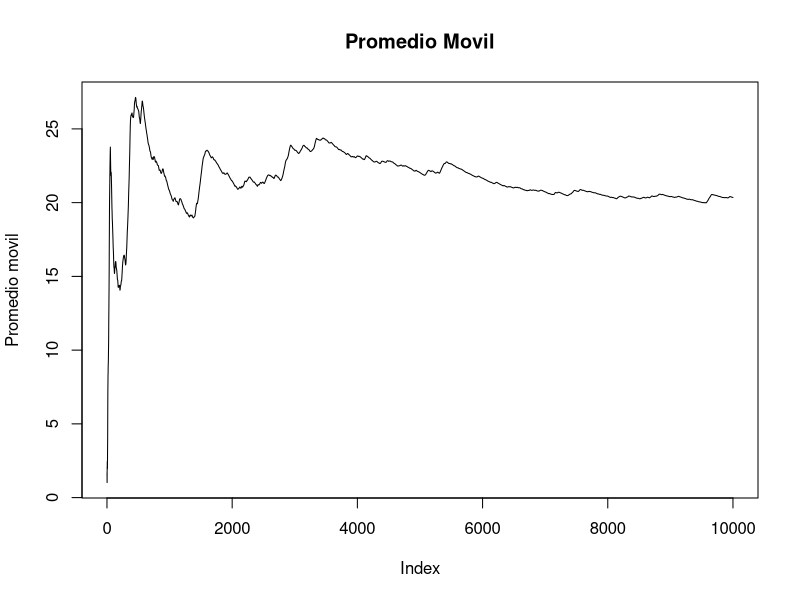

This chart was generated by the following R code:

Lambda <- 0.2
miu <- 0.25
N <- 10000

tLlegada <- rexp(N,Lambda) #tiempo de llegada 
tServicio <- rexp(N,miu) #tiempo de servicio

#tLlegada[1]<-0 ; tServicio[1]<- 0 #ajustamos los tiempo inicial a cero.

tllCliente <- cumsum(tLlegada)#momento en el que llegada cada cliente.

tabla1 <- data.frame(tLlegada,tllCliente)#creamo una tabla para visualizar datos
tabla1

iniServicio <- rep (0,N); iniServicio[1]<- tllCliente[1]
finServicio <- rep (0,N); finServicio[1]<- iniServicio[1]+tServicio[1]

for (n in 2:N) {
    iniServicio[n]=max(tllCliente[n],finServicio[n-1])
    finServicio[n]=iniServicio[n]+tServicio[n]
  }
tabla1 <- data.frame(tLlegada,tllCliente,iniServicio,tServicio,finServicio)#creamo una tabla para visualizar datos
tabla1

tEstadia <- finServicio - tllCliente

tabla1 <- data.frame(tLlegada,tllCliente,iniServicio,tServicio,finServicio,tEstadia)#creamo una tabla para visualizar datos
tabla1

promMovil <- rep(0,N); promMovil<- tEstadia[1];

for (n in 2:N) {
  pm <- tEstadia[1:n]
  promMovil[n] <- mean(pm) 
}

tabla1 <- data.frame(tLlegada,tllCliente,iniServicio,tServicio,finServicio,tEstadia,promMovil)#creamo una tabla para visualizar datos
tabla1

plot(promMovil,type= "l", ylab= "Promedio movil",main = "Promedio Movil")







